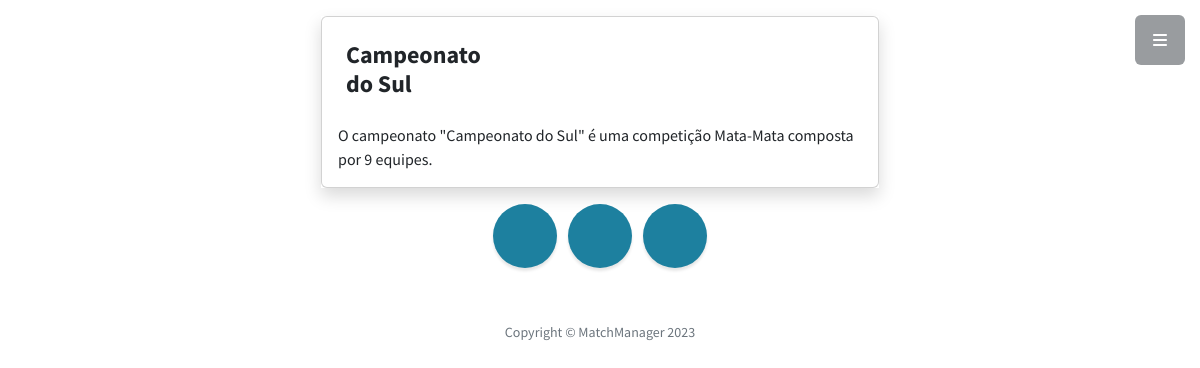
/campeonatos/1/ (signed in), run on an earlier commit of the app's database.
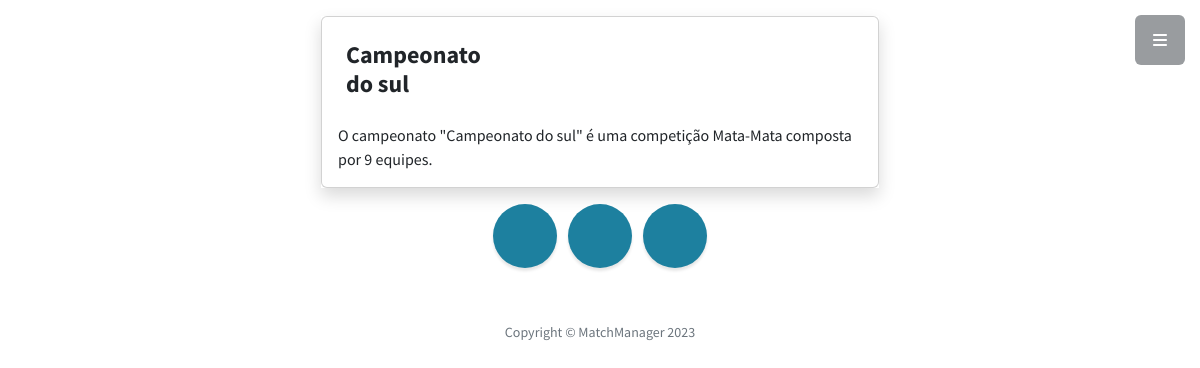
And on a later commit of the database.
### Campeonato/models.py (models this page shows, shortened)
class Campeonato(models.Model):
    TIPOS =(
        ("1", "Ponto Corrido"),
        ("2", "Mata-Mata"),
        ("3", "Fase de Grupo/Mata-Mata"))
    nome = models.CharField(max_length=200, verbose_name= 'Nome', null= True )
    qtdequipe = models.IntegerField( verbose_name= 'Quantidade de equipes', null= True )
    tipopartida = models.CharField(max_length=1,choices=TIPOS, verbose_name= 'Tipo de partida', null= True )

### Campeonato/views.py (the view)
# urls.py: path('<int:campeonato_id>/', views.detail, name='detail'),
def detail(request, campeonato_id):
    Campeonatos = Campeonato.objects.get(pk=campeonato_id)
    context = {
        "campeonatos": Campeonatos
    }
    return render(request, 'campeonatos/detail.html', context)

### Templates/campeonatos/detail.html
{% extends '_base.html' %}
{% block content %}
<div class="mx-auto">
    <div class="col-lg-6 shadow mt-3 mx-auto">
        <div class="card">
            <div class="card-body">
                <div class="card-title">
                    <div class="d-flex flex-row">
                        <h4 class="p-2 col-lg-4">{{ campeonatos.nome }}</h4>
                    </div>
                </div>
                    O campeonato "{{ campeonatos.nome }}" é uma competição {{campeonatos.tipopartida}} composta por {{campeonatos.qtdequipe}} equipes.
            </div>
            </div>
        </div>
    </div>
    </div>
{% endblock %}

What changed in the data, as far as the page shows it:
changed Campeonato "Mata-Mata": nome "Campeonato do Sul" → "Campeonato do sul"
